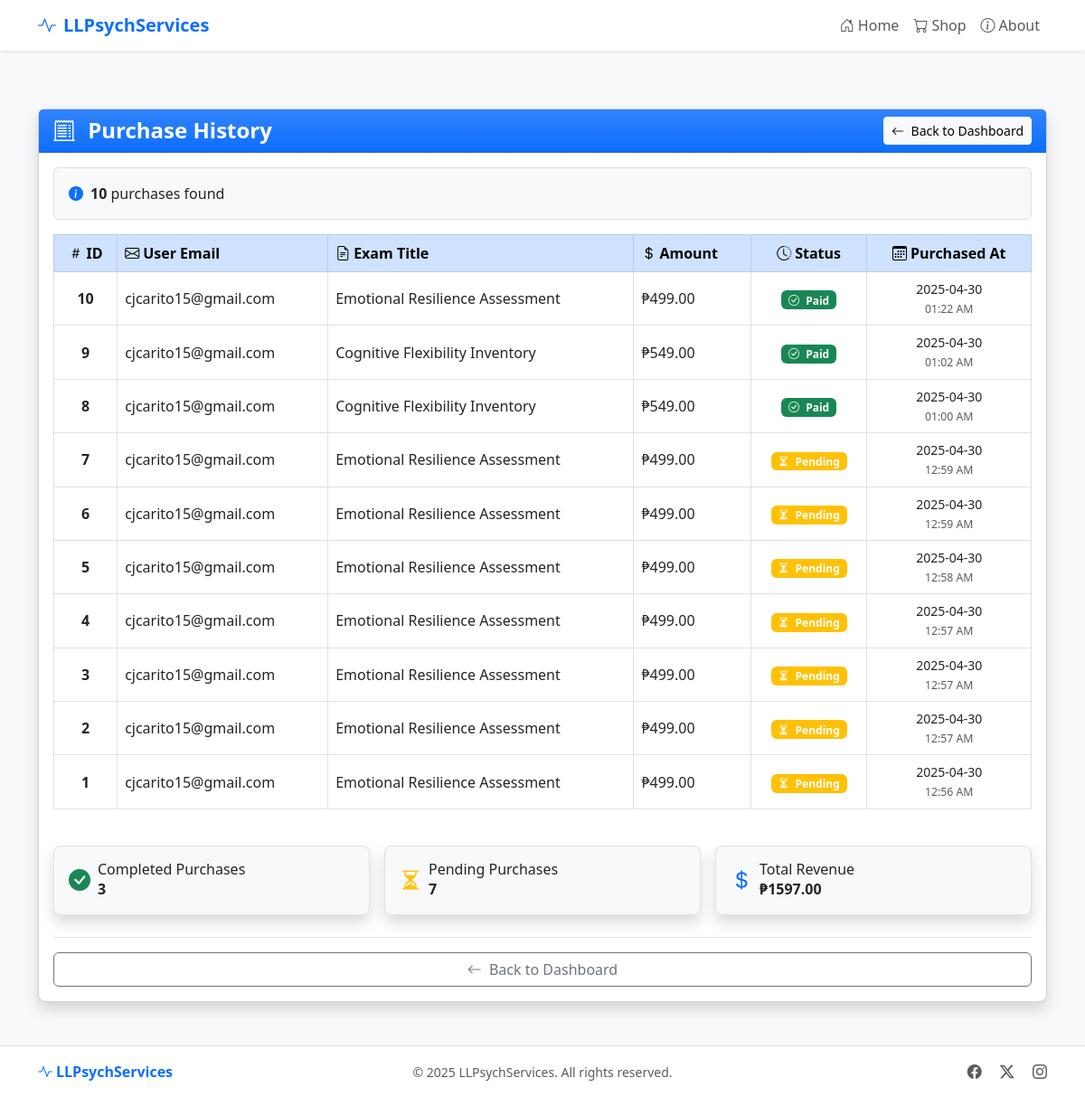
Before: /admin/purchases (signed in) with the older database file.
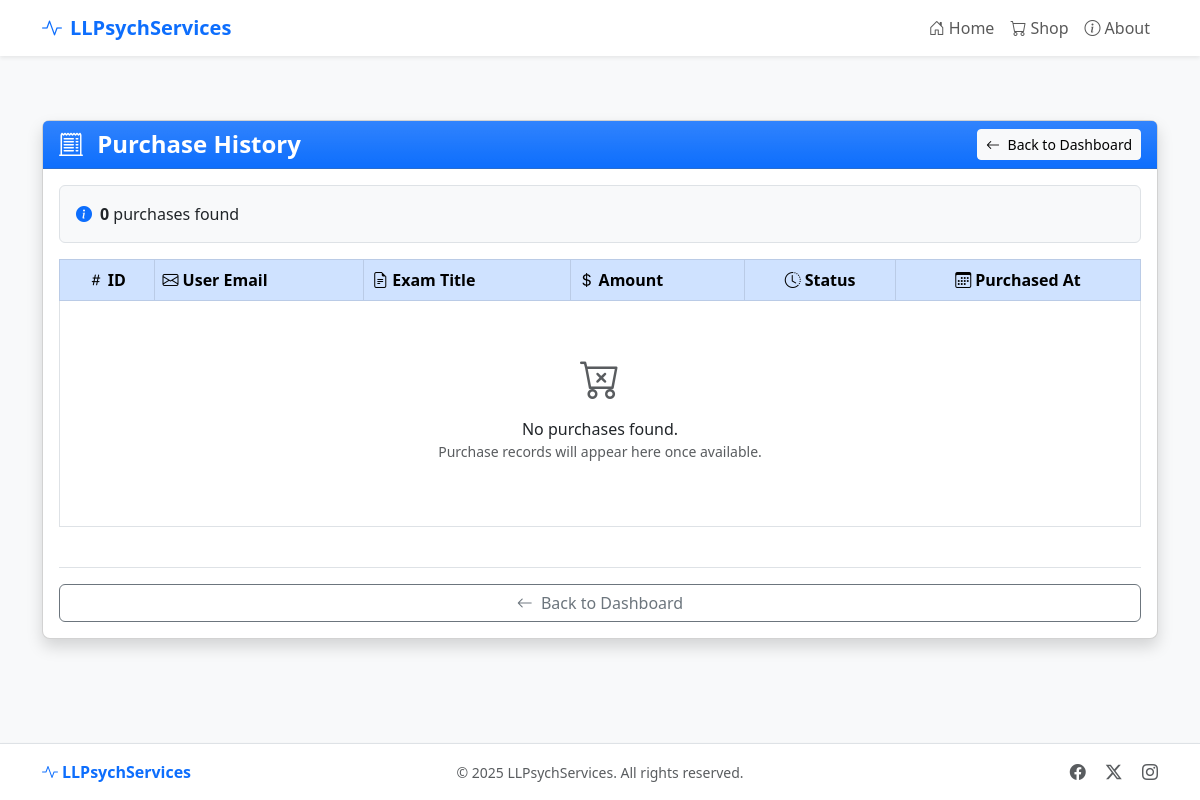
After: the same page with the newer database file.
### app.py (models this page shows, shortened)
class Purchase(db.Model):
    id = db.Column(db.Integer, primary_key=True)
    exam_id = db.Column(db.Integer, db.ForeignKey('exam.id'), nullable=False)
    email = db.Column(db.String(120), nullable=False)
    access_token = db.Column(db.String(100), unique=True, nullable=False)
    payment_id = db.Column(db.String(100), nullable=True)
    payment_status = db.Column(db.String(20), default='pending')
    answers = db.Column(db.Text, nullable=True)  # Store user answers as JSON
    purchased_at = db.Column(db.DateTime, default=datetime.utcnow)
    exam = db.relationship('Exam', backref=db.backref('purchases', lazy=True))

class Exam(db.Model):
    id = db.Column(db.Integer, primary_key=True)
    title = db.Column(db.String(100), nullable=False)
    exam_type = db.Column(db.String(20))  # 'content' or 'likert'
    description = db.Column(db.Text, nullable=False)
    price = db.Column(db.Float, nullable=False)
    content = db.Column(db.Text, nullable=False)
    questions = db.Column(db.Text, nullable=True)  # Stored as JSON
    exam_type = db.Column(db.String(20), default='content')  # 'content' or 'likert'
    created_at = db.Column(db.DateTime, default=datetime.utcnow)
    scoring_rules = db.Column(db.Text, nullable=True)

### app.py (the view)
@app.route('/admin/purchases')
@admin_required
def admin_purchases():
    purchases = Purchase.query.order_by(Purchase.purchased_at.desc()).all()
    return render_template('admin/purchases.html', purchases=purchases)

### app.py (called while the page is built)
def admin_required(f):
    @wraps(f)
    def decorated_function(*args, **kwargs):
        if not session.get('admin_logged_in'):
            flash('Please log in to access the admin area.', 'warning')
            return redirect(url_for('admin_login', next=request.url))
        return f(*args, **kwargs)
    return decorated_function

### templates/admin/purchases.html (shortened to what the changed rows need)
{% extends 'base.html' %}
{% block content %}
<div class="container py-3 py-md-4">
  <div class="row justify-content-center">
    <div class="col-12">
      <div class="card shadow">
        <div class="card-header bg-primary bg-gradient text-white">
          <div class="d-flex flex-column flex-sm-row justify-content-between align-items-start align-items-sm-center">
            <h1 class="h4 mb-2 mb-sm-0 fw-bold">
              <i class="bi bi-receipt-cutoff me-2"></i> Purchase History
            </h1>
          </div>
        </div>
        <div class="card-body">
          <div class="mb-3">
            <div class="alert alert-info bg-light text-dark border">
              <div class="d-flex align-items-center">
                <div>
                  <span class="fw-bold">{{ purchases|length }}</span> purchase{{ "s" if purchases|length != 1 else "" }} found
                </div>
              </div>
            </div>
          </div>
          <div class="table-responsive">
            <table class="table table-bordered table-hover align-middle">
              <thead class="table-primary bg-gradient">
                <tr>
                  <th class="text-center">
                    <i class="bi bi-hash me-1"></i>ID
                  </th>
                  <th>
                    <i class="bi bi-envelope me-1"></i>User Email
                  </th>
                  <th>
                    <i class="bi bi-file-earmark-text me-1"></i>Exam Title
                  </th>
                  <th>
                    <i class="bi bi-currency-dollar me-1"></i>Amount
                  </th>
                  <th class="text-center">
                    <i class="bi bi-clock-history me-1"></i>Status
                  </th>
                  <th class="text-center">
                    <i class="bi bi-calendar3 me-1"></i>Purchased At
                  </th>
                </tr>
              </thead>
              <tbody>
                {% for purchase in purchases %}
                  <tr>
                    <td class="text-center fw-bold">{{ purchase.id }}</td>
                    <td>{{ purchase.email }}</td>
                    <td>{{ purchase.exam.title if purchase.exam else 'N/A' }}</td>
                    <td>₱{{ "%.2f"|format(purchase.exam.price) if purchase.exam else '0.00' }}</td>
                    <td class="text-center">
                      <span class="badge {{ 'bg-success' if purchase.payment_status == 'paid' else 'bg-warning' }}">
                        <i class="bi bi-{{ 'check-circle' if purchase.payment_status == 'paid' else 'hourglass-split' }} me-1"></i>
                        {{ purchase.payment_status | capitalize }}
                      </span>
                    </td>
                    <td class="text-center small">
                      <span class="d-block">{{ purchase.purchased_at.strftime('%Y-%m-%d') }}</span>
                      <small class="text-muted">{{ purchase.purchased_at.strftime('%I:%M %p') }}</small>
                    </td>
                  </tr>
                {% else %}
                  <tr>
                    <td colspan="6" class="text-center py-5">
                      <i class="bi bi-cart-x fs-1 d-block mb-2 text-muted"></i>
                      <p class="mb-0">No purchases found.</p>
                      <p class="small text-muted">Purchase records will appear here once available.</p>
                    </td>
                  </tr>
                {% endfor %}
              </tbody>
            </table>
          </div>
          {% if purchases|length > 0 %}
          <div class="row g-3 mt-2">
            <div class="col-md-4">
              <div class="card bg-light border">
                <div class="card-body p-3">
                  <div class="d-flex align-items-center">
                    <i class="bi bi-check-circle-fill text-success fs-4 me-2"></i>
                    <div>
                      <h6 class="mb-0">Completed Purchases</h6>
                      <span class="fw-bold">{{ purchases|selectattr('payment_status', 'equalto', 'paid')|list|length }}</span>
                    </div>
                  </div>
                </div>
              </div>
            </div>
            <div class="col-md-4">
              <div class="card bg-light border">
                <div class="card-body p-3">
                  <div class="d-flex align-items-center">
                    <i class="bi bi-hourglass-split text-warning fs-4 me-2"></i>
                    <div>
                      <h6 class="mb-0">Pending Purchases</h6>
                      <span class="fw-bold">{{ purchases|selectattr('payment_status', 'equalto', 'pending')|list|length }}</span>
                    </div>
                  </div>
                </div>
              </div>
            </div>
            <div class="col-md-4">
              <div class="card bg-light border">
                <div class="card-body p-3">
                  <div class="d-flex align-items-center">
                    <i class="bi bi-currency-dollar text-primary fs-4 me-2"></i>
                    <div>
                      <h6 class="mb-0">Total Revenue</h6>
                      <span class="fw-bold">₱{{ "%.2f"|format(purchases|selectattr('payment_status', 'equalto', 'paid')|sum(attribute='exam.price')) }}</span>
                    </div>
                  </div>
                </div>
              </div>
            </div>
          </div>
          {% endif %}
        </div>
      </div>
    </div>
  </div>
</div>
{% endblock %}

Changed rows visible on the page:
removed Purchase: id "10", email "cjcarito15@gmail.com", exam "Emotional Resilience Assessment", payment_status "Paid", purchased_at "2025-04-30", purchased_at "01:22 AM"
no longer on this page (row edited): Exam: price "499.00"
removed Purchase: id "9", email "cjcarito15@gmail.com", exam "Cognitive Flexibility Inventory", payment_status "Paid", purchased_at "2025-04-30", purchased_at "01:02 AM"
no longer on this page (row edited): Exam: price "549.00"
removed Purchase: id "8", email "cjcarito15@gmail.com", exam "Cognitive Flexibility Inventory", payment_status "Paid", purchased_at "2025-04-30", purchased_at "01:00 AM"
removed Purchase: id "7", email "cjcarito15@gmail.com", exam "Emotional Resilience Assessment", payment_status "Pending", purchased_at "2025-04-30", purchased_at "12:59 AM"
removed Purchase: id "6", email "cjcarito15@gmail.com", exam "Emotional Resilience Assessment", payment_status "Pending", purchased_at "2025-04-30", purchased_at "12:59 AM"
removed Purchase: id "5", email "cjcarito15@gmail.com", exam "Emotional Resilience Assessment", payment_status "Pending", purchased_at "2025-04-30", purchased_at "12:58 AM"
removed Purchase: id "4", email "cjcarito15@gmail.com", exam "Emotional Resilience Assessment", payment_status "Pending", purchased_at "2025-04-30", purchased_at "12:57 AM"
removed Purchase: id "3", email "cjcarito15@gmail.com", exam "Emotional Resilience Assessment", payment_status "Pending", purchased_at "2025-04-30", purchased_at "12:57 AM"
removed Purchase: id "2", email "cjcarito15@gmail.com", exam "Emotional Resilience Assessment", payment_status "Pending", purchased_at "2025-04-30", purchased_at "12:57 AM"
removed Purchase: id "1", email "cjcarito15@gmail.com", exam "Emotional Resilience Assessment", payment_status "Pending", purchased_at "2025-04-30", purchased_at "12:56 AM"
Other visible differences:
{{ purchases|length }}: "10" → "0"
{{ purchases|selectattr('payment_status', 'equalto', 'paid')|list|length }}: "3" → (not shown)
text no longer shown: "Completed Purchases Pending Purchases 7 Total Revenue ₱ 1597.00"
text now shown: "No purchases found. Purchase records will appear here once available."
